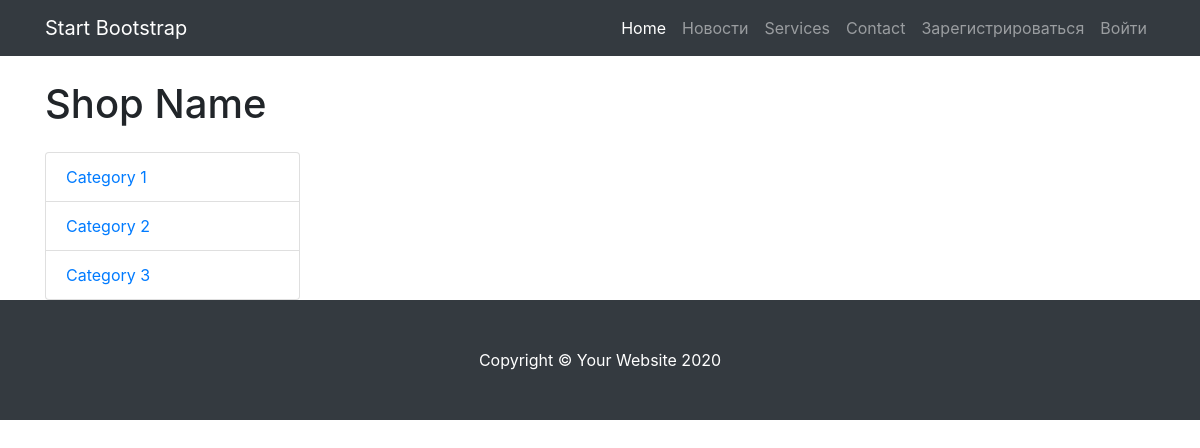
The app's page /news, older data.
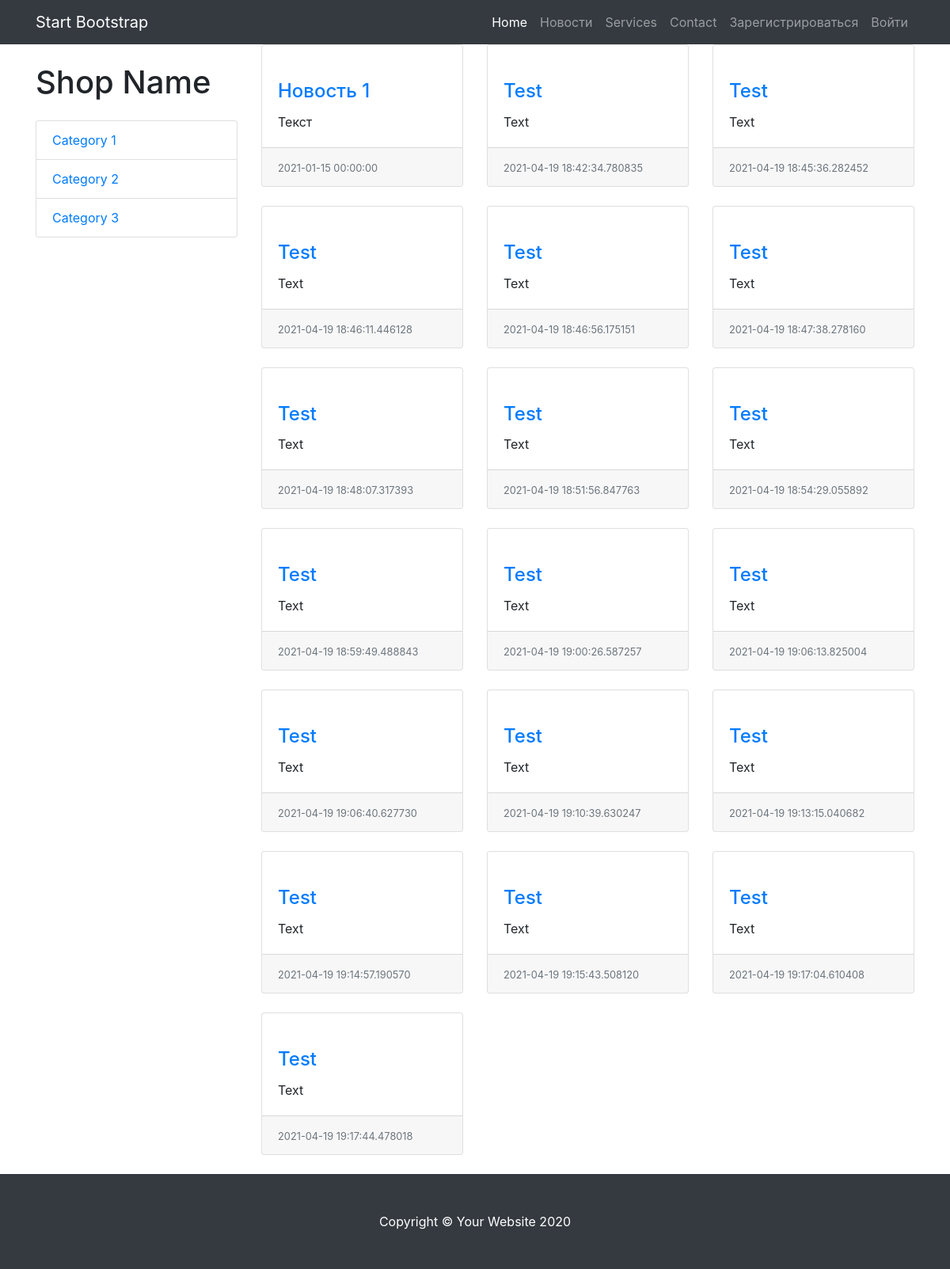
The same page, newer data.
### data/news.py (models this page shows, shortened)
class News(SqlAlchemyBase, SerializerMixin):
    __tablename__ = 'news'
    id = sqlalchemy.Column(sqlalchemy.Integer,
                           primary_key=True, autoincrement=True)
    title = sqlalchemy.Column(sqlalchemy.String, nullable=True)
    content = sqlalchemy.Column(sqlalchemy.String, nullable=True)
    image = sqlalchemy.Column(sqlalchemy.String, nullable=True)
    created_date = sqlalchemy.Column(sqlalchemy.DateTime,
                                     default=datetime.datetime.now)
    is_private = sqlalchemy.Column(sqlalchemy.Boolean, default=True)
    user_id = sqlalchemy.Column(sqlalchemy.Integer,
                                sqlalchemy.ForeignKey("users.id"))
    user = orm.relation('User')

### main.py (the view)
@app.route("/news")
def news():
    db_sess = db_session.create_session()
    data = db_sess.query(News)
    return render_template("news.html", news=data, title="Новости")

### data/db_session.py (called while the page is built)
def create_session() -> Session:
    global __factory
    return __factory()

### templates/news.html
{% extends "base.html" %}
{% block content %}
<div class="row">
      <div class="col-lg-3">
        <h1 class="my-4">Shop Name</h1>
        <div class="list-group">
          <a href="#" class="list-group-item">Category 1</a>
          <a href="#" class="list-group-item">Category 2</a>
          <a href="#" class="list-group-item">Category 3</a>
        </div>
      </div>
      <div class="col-lg-9">
          <div class="row">
              {% for item in news %}
          <div class="col-lg-4 col-md-6 mb-4">
            <div class="card h-100">
              <a href="./news/{{item.id}}"><img class="card-img-top" src="{{item.image}}" alt=""></a>
              <div class="card-body">
                <h4 class="card-title">
                  <a href="./news/{{item.id}}">{{item.title}}</a>
                </h4>
                <p class="card-text">{{item.content}}</p>
              </div>
              <div class="card-footer">
                <small class="text-muted">{{item.created_date}}</small>
              </div>
            </div>
          </div>
              {%endfor%}
          </div>
      </div>
</div>
{% endblock %}

### templates/base.html (shortened to what this page needs)
<!DOCTYPE html>
<html lang="en">
<head>
    <link rel="stylesheet"
          href="https://stackpath.bootstrapcdn.com/bootstrap/4.4.1/css/bootstrap.min.css"
>
  <link  rel="stylesheet"
         href="https://maxcdn.bootstrapcdn.com/font-awesome/4.3.0/css/font-awesome.min.css">
  <link href="static/css/shop-homepage.css" rel="stylesheet">
</head>
<body>
  <nav class="navbar navbar-expand-lg navbar-dark bg-dark fixed-top">
    <div class="container">
      <a class="navbar-brand" href="#">Start Bootstrap</a>
      <div class="collapse navbar-collapse" id="navbarResponsive">
        <ul class="navbar-nav ml-auto">
          <li class="nav-item active">
            <a class="nav-link" href="#">Home
            </a>
          </li>
          <li class="nav-item">
            <a class="nav-link" href="/news">Новости</a>
          </li>
          <li class="nav-item">
            <a class="nav-link" href="#">Services</a>
          </li>
          <li class="nav-item">
            <a class="nav-link" href="#">Contact</a>
          </li>
          {% if current_user.is_authenticated %}
          <li class="nav-item">
            <a class="nav-link danger" href="/logout">{{ current_user.name }}</a>
          </li>
          {% else %}
          <li class="nav-item">
            <a class="nav-link primary" href="/register">Зарегистрироваться</a>
          </li>
          <li class="nav-item">
            <a class="nav-link" href="/login">Войти</a>
          </li>
      {% endif %}
        </ul>
      </div>
    </div>
  </nav>
  <div class="container">
    {% block content %}
    {% endblock %}
  </div>
  <footer class="py-5 bg-dark">
    <div class="container">
      <p class="m-0 text-center text-white">Copyright &copy; Your Website 2020</p>
    </div>
  </footer>
</body>
</html>

### static/css/shop-homepage.css (style rules this page uses)
body { padding-top: 56px; }

Row changes from the older to the newer data that the page shows:
added News: title "Новость 1", content "Текст", created_date "2021-01-15 00:00:00"
added News: title "Test", content "Text", created_date "2021-04-19 18:42:34.780835"
added News: title "Test", content "Text", created_date "2021-04-19 18:45:36.282452"
added News: title "Test", content "Text", created_date "2021-04-19 18:46:11.446128"
added News: title "Test", content "Text", created_date "2021-04-19 18:46:56.175151"
added News: title "Test", content "Text", created_date "2021-04-19 18:47:38.278160"
added News: title "Test", content "Text", created_date "2021-04-19 18:48:07.317393"
added News: title "Test", content "Text", created_date "2021-04-19 18:51:56.847763"
added News: title "Test", content "Text", created_date "2021-04-19 18:54:29.055892"
added News: title "Test", content "Text", created_date "2021-04-19 18:59:49.488843"
added News: title "Test", content "Text", created_date "2021-04-19 19:00:26.587257"
added News: title "Test", content "Text", created_date "2021-04-19 19:06:13.825004"
added News: title "Test", content "Text", created_date "2021-04-19 19:06:40.627730"
added News: title "Test", content "Text", created_date "2021-04-19 19:10:39.630247"
added News: title "Test", content "Text", created_date "2021-04-19 19:13:15.040682"
added News: title "Test", content "Text", created_date "2021-04-19 19:14:57.190570"
added News: title "Test", content "Text", created_date "2021-04-19 19:15:43.508120"
added News: title "Test", content "Text", created_date "2021-04-19 19:17:04.610408"
added News: title "Test", content "Text", created_date "2021-04-19 19:17:44.478018"
